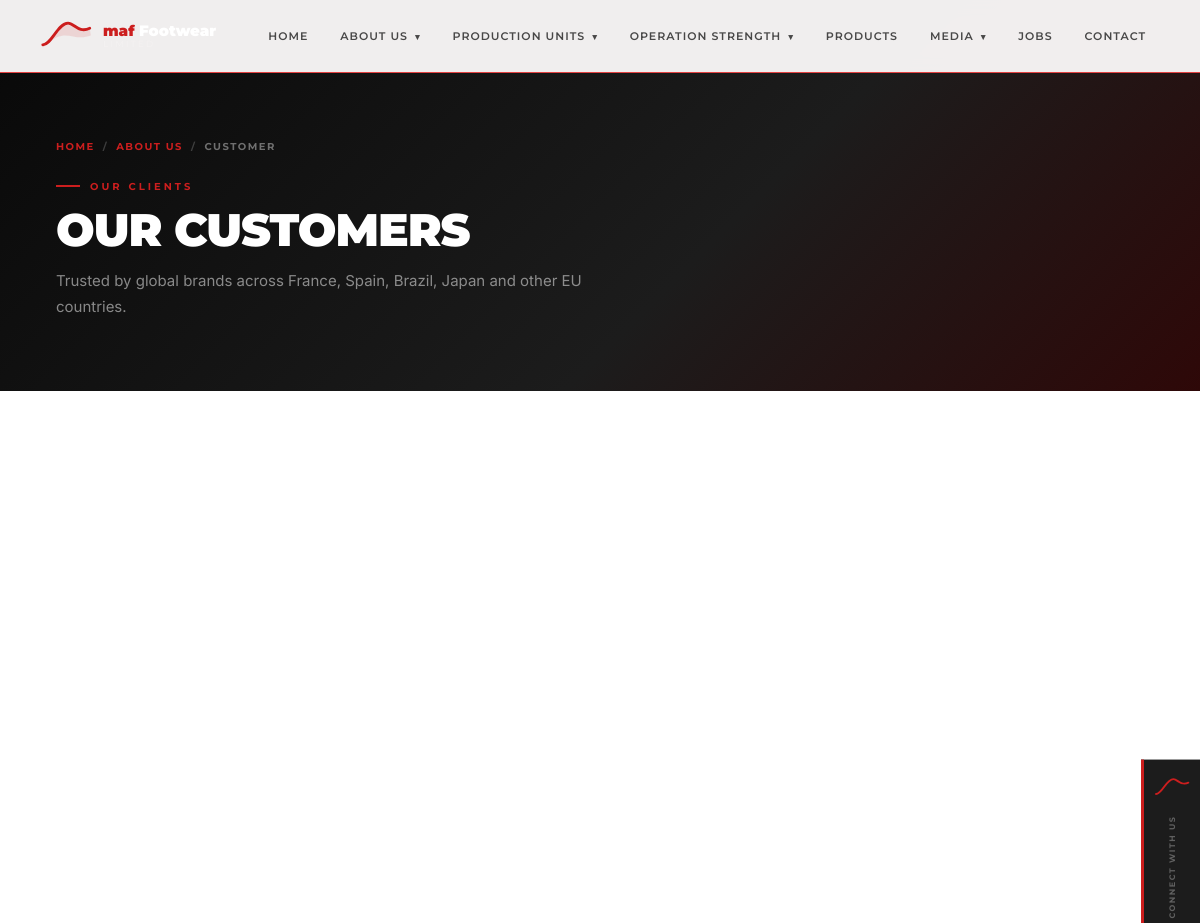
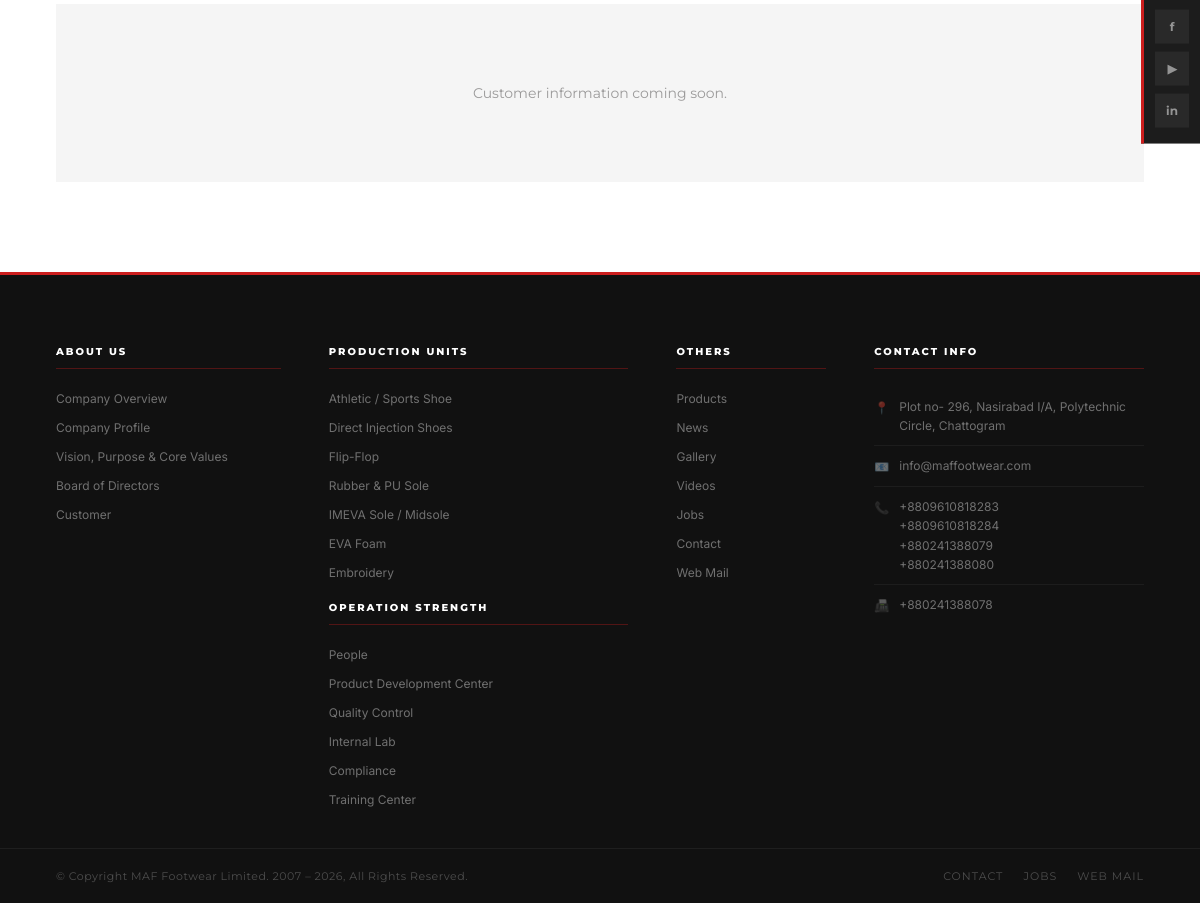
The app's page /pages/about/customers.php with its own data (2 pictures, top to bottom).
### tables this page shows
CREATE TABLE production_units (
  id INT AUTO_INCREMENT PRIMARY KEY,
  slug VARCHAR(80) NOT NULL UNIQUE,
  title VARCHAR(200) NOT NULL,
  short_description TEXT,
  content LONGTEXT,
  image VARCHAR(255),
  cover_image VARCHAR(255),
  sort_order INT DEFAULT 0,
  is_active TINYINT(1) DEFAULT 1
);

CREATE TABLE operation_strength (
  id INT AUTO_INCREMENT PRIMARY KEY,
  slug VARCHAR(80) NOT NULL UNIQUE,
  title VARCHAR(200) NOT NULL,
  short_description TEXT,
  content LONGTEXT,
  image VARCHAR(255),
  cover_image VARCHAR(255),
  sort_order INT DEFAULT 0,
  is_active TINYINT(1) DEFAULT 1
);

CREATE TABLE site_settings (
  id INT AUTO_INCREMENT PRIMARY KEY,
  setting_key VARCHAR(100) NOT NULL UNIQUE,
  setting_value TEXT,
  setting_group VARCHAR(50) DEFAULT 'general',
  updated_at TIMESTAMP DEFAULT CURRENT_TIMESTAMP ON UPDATE CURRENT_TIMESTAMP
);

### config/db.php (called while the page is built, shortened)
<?php
class DB {
    private static $pdo = null;
    public static function connect() {
        if (self::$pdo === null) {
            $dsn = 'mysql:host=' . DB_HOST
                 . ';dbname=' . DB_NAME
                 . ';charset=' . DB_CHARSET;
            try {
                self::$pdo = new PDO($dsn, DB_USER, DB_PASS, array(
                    PDO::ATTR_ERRMODE            => PDO::ERRMODE_EXCEPTION,
                    PDO::ATTR_DEFAULT_FETCH_MODE => PDO::FETCH_ASSOC,
                    PDO::ATTR_EMULATE_PREPARES   => false,
                ));
            } catch (PDOException $e) {
                http_response_code(500);
                die('
                <div style="font-family:Arial,sans-serif;max-width:600px;margin:60px auto;
                            padding:36px;border:1px solid #e0e0e0;border-top:4px solid #CC1E1E">
                  <h2 style="color:#CC1E1E;margin:0 0 16px">&#9888; Database সংযোগ ব্যর্থ</h2>
                  <p style="margin:0 0 16px;color:#444">
                    <strong>config/db.php</strong> ফাইলে DB_NAME, DB_USER, DB_PASS চেক করুন।
                  </p>
                  <div style="background:#fff3cd;padding:12px 16px;border-left:4px solid #f59e0b;
                              font-size:13px;color:#856404">
                    <strong>Error:</strong> ' . htmlspecialchars($e->getMessage()) . '
                  </div>
                  <p style="font-size:12px;color:#888;margin-top:14px">
                    phpMyAdmin &#8594; <strong>maf_shoes</strong> database আছে কিনা দেখুন &#8594;
                    না থাকলে তৈরি করুন এবং <code>config/install.sql</code> import করুন।
                  </p>
                </div>');
            }
        }
        return self::$pdo;
    }
    public static function fetchAll($sql, $params = array()) {
        $stmt = self::connect()->prepare($sql);
        $stmt->execute($params);
        return $stmt->fetchAll();
    }
    public static function fetchOne($sql, $params = array()) {
        $stmt = self::connect()->prepare($sql);
        $stmt->execute($params);
        $row = $stmt->fetch();
        return ($row !== false) ? $row : null;
    }
}

### includes/functions.php (called while the page is built, shortened)
<?php
require_once __DIR__ . '/../config/db.php';
function e(string $s): string { return htmlspecialchars($s, ENT_QUOTES, 'UTF-8'); }
function setting(string $key, string $def = ''): string {
    static $c = [];
    if (!isset($c[$key])) {
        $r = DB::fetchOne("SELECT setting_value FROM site_settings WHERE setting_key=?", [$key]);
        $c[$key] = $r ? $r['setting_value'] : $def;
    }
    return $c[$key];
}
function pageMeta(string $slug): array {
    return DB::fetchOne("SELECT * FROM page_meta WHERE page_slug=?", [$slug])
        ?? ['meta_title'=>setting('site_name'),'meta_description'=>setting('site_tagline'),'og_image'=>''];
}

### pages/about/customers.php (the view, shortened to what this page needs)
<?php
require_once __DIR__.'/../../includes/functions.php';
$customers = DB::fetchAll("SELECT * FROM customers WHERE is_active=1 ORDER BY sort_order");
require_once __DIR__.'/../../includes/header.php';
?>
<section class="page-hero">
  <div class="container page-hero-content">
    <div class="breadcrumb"><a href="<?=SITE_URL?>">Home</a><span>/</span><a href="#">About Us</a><span>/</span>Customer</div>
    <div class="eyebrow">Our Clients</div>
    <h1 class="sec-title" style="color:#fff">Our Customers</h1>
    <p class="page-hero-desc">Trusted by global brands across France, Spain, Brazil, Japan and other EU countries.</p>
  </div>
</section>
<section class="section-pad">
  <div class="container">
    <?php if(!$customers): ?>
    <div style="text-align:center;padding:80px;background:var(--gray-bg)">
      <p style="font-family:var(--font-h);font-size:14px;color:var(--gray)">Customer information coming soon.</p>
    </div>
    <?php endif; ?>
  </div>
</section>
<?php require_once __DIR__.'/../../includes/footer.php'; ?>

### includes/footer.php (shortened to what this page needs)
<?php
$sName    = setting('site_name','MAF Footwear Limited');
$sYear    = setting('established_year','2007');
$fbUrl    = setting('facebook_url');
$ytUrl    = setting('youtube_url');
$liUrl    = setting('linkedin_url');
$webmail  = setting('site_webmail');
$navProdF = DB::fetchAll("SELECT slug,title FROM production_units WHERE is_active=1 ORDER BY sort_order");
$navOpsF  = DB::fetchAll("SELECT slug,title FROM operation_strength WHERE is_active=1 ORDER BY sort_order");
?>
<footer class="site-footer">
  <div class="footer-main">
    <div class="footer-grid">
      <div class="footer-col">
        <h4 class="footer-heading">About Us</h4>
        <ul class="footer-links">
          <li><a href="<?=SITE_URL?>/pages/about/company-overview.php">Company Overview</a></li>
          <li><a href="<?=SITE_URL?>/pages/about/company-profile.php">Company Profile</a></li>
          <li><a href="<?=SITE_URL?>/pages/about/vision.php">Vision, Purpose &amp; Core Values</a></li>
          <li><a href="<?=SITE_URL?>/pages/about/board.php">Board of Directors</a></li>
          <li><a href="<?=SITE_URL?>/pages/about/customers.php">Customer</a></li>
        </ul>
      </div>
      <div class="footer-col">
        <h4 class="footer-heading">Production Units</h4>
        <ul class="footer-links">
          <?php foreach($navProdF as $p): ?>
          <li><a href="<?=SITE_URL?>/pages/production/detail.php?slug=<?=e($p['slug'])?>"><?=e($p['title'])?></a></li>
          <?php endforeach; ?>
        </ul>
        <h4 class="footer-heading" style="margin-top:20px">Operation Strength</h4>
        <ul class="footer-links">
          <?php foreach($navOpsF as $o): ?>
          <li><a href="<?=SITE_URL?>/pages/operation/detail.php?slug=<?=e($o['slug'])?>"><?=e($o['title'])?></a></li>
          <?php endforeach; ?>
        </ul>
      </div>
      <div class="footer-col">
        <h4 class="footer-heading">Others</h4>
        <ul class="footer-links">
          <li><a href="<?=SITE_URL?>/pages/products.php">Products</a></li>
          <li><a href="<?=SITE_URL?>/pages/media/news.php">News</a></li>
          <li><a href="<?=SITE_URL?>/pages/media/gallery.php">Gallery</a></li>
          <li><a href="<?=SITE_URL?>/pages/media/videos.php">Videos</a></li>
          <li><a href="<?=SITE_URL?>/pages/jobs.php">Jobs</a></li>
          <li><a href="<?=SITE_URL?>/pages/contact.php">Contact</a></li>
          <?php if($webmail): ?><li><a href="<?=e($webmail)?>" target="_blank">Web Mail</a></li><?php endif; ?>
        </ul>
      </div>
      <div class="footer-col">
        <h4 class="footer-heading">Contact Info</h4>
        <div class="footer-contact">
          <div class="fc-item"><span class="fc-icon">📍</span><span><?=e(setting('site_address'))?></span></div>
          <div class="fc-item"><span class="fc-icon">📧</span><a href="mailto:<?=e(setting('site_email'))?>"><?=e(setting('site_email'))?></a></div>
          <div class="fc-item"><span class="fc-icon">📞</span>
            <span>
              <?=e(setting('site_phone1'))?><br/>
              <?=e(setting('site_phone2'))?><br/>
              <?=e(setting('site_phone3'))?><br/>
              <?=e(setting('site_phone4'))?>
            </span>
          </div>
          <?php if(setting('site_fax')): ?>
          <div class="fc-item"><span class="fc-icon">📠</span><span><?=e(setting('site_fax'))?></span></div>
          <?php endif; ?>
        </div>
      </div>
    </div>
  </div>
  <div class="footer-bottom">
    <div class="footer-bottom-inner">
      <span class="footer-copy">© Copyright <?=e($sName)?>. <?=e($sYear)?> – <?=date('Y')?>, All Rights Reserved.</span>
      <div class="footer-bottom-links">
        <a href="<?=SITE_URL?>/pages/contact.php">Contact</a>
        <a href="<?=SITE_URL?>/pages/jobs.php">Jobs</a>
        <?php if($webmail): ?><a href="<?=e($webmail)?>" target="_blank">Web Mail</a><?php endif; ?>
      </div>
    </div>
  </div>
</footer>
<div class="social-sidebar">
  <a href="<?=SITE_URL?>/index.php" class="social-logo-link">
    <svg viewBox="0 0 100 62" fill="none" width="36" height="22">
      <path d="M5 52 C22 52, 34 10, 54 10 C66 10, 74 30, 96 20" stroke="#CC1E1E" stroke-width="5.5" stroke-linecap="round" fill="none"/>
    </svg>
  </a>
  <span class="social-label">Connect with us</span>
  <div class="social-icons">
    <?php if($fbUrl): ?><a href="<?=e($fbUrl)?>" target="_blank" rel="noopener" class="si si-fb" aria-label="Facebook">f</a><?php endif; ?>
    <?php if($ytUrl): ?><a href="<?=e($ytUrl)?>" target="_blank" rel="noopener" class="si si-yt" aria-label="YouTube">▶</a><?php endif; ?>
    <?php if($liUrl): ?><a href="<?=e($liUrl)?>" target="_blank" rel="noopener" class="si si-li" aria-label="LinkedIn">in</a><?php endif; ?>
  </div>
</div>
</body>
</html>

### public/css/style.css (style rules this page uses)
:root { --red:#CC1E1E;--red-d:#A01616;--red-l:#E83030; --dark:#1C1C1C;--dark2:#252525;--dark3:#2E2E2E; --gray:#9b9a9a;--gray-l:#ccc;--gray-bg:#F5F5F5;--white:#fff; --font-h:'Montserrat',sans-serif;--font-b:'Inter',sans-serif; --nav-h:72px;--sidebar-w:260px; }
*,*::before,*::after { box-sizing:border-box;margin:0;padding:0 }
html { scroll-behavior:smooth }
body { font-family:var(--font-b);background:var(--white);color:var(--dark);overflow-x:hidden }
a { text-decoration:none;color:inherit }
ul { list-style:none }
.container { max-width:1360px;margin:0 auto;padding:0 56px }
.section-pad { padding:90px 0 }
.eyebrow { display:inline-flex;align-items:center;gap:10px;font-family:var(--font-h);font-size:10px;font-weight:700;text-transform:uppercase;letter-spacing:3px;color:var(--red);margin-bottom:14px }
.eyebrow::before { content:'';width:24px;height:2px;background:var(--red);flex-shrink:0 }
.sec-title { font-family:var(--font-h);font-size:clamp(26px,3.8vw,50px);font-weight:900;text-transform:uppercase;letter-spacing:-1px;line-height:1;color:var(--dark) }
.breadcrumb { display:flex;align-items:center;gap:8px;font-family:var(--font-h);font-size:10px;font-weight:700;text-transform:uppercase;letter-spacing:1.5px;color:rgba(255,255,255,.4);margin-bottom:18px }
.breadcrumb a { color:var(--red) }
.breadcrumb span { color:rgba(255,255,255,.2) }
.page-hero { background:var(--dark);padding:140px 0 72px;position:relative;overflow:hidden }
.page-hero::before { content:'';position:absolute;inset:0;background:linear-gradient(135deg,#080808 0%,var(--dark) 60%,#2E0808 100%) }
.page-hero-content { position:relative;z-index:2 }
.page-hero .sec-title { color:var(--white);margin-bottom:16px }
.page-hero-desc { font-size:15px;color:rgba(255,255,255,.5);max-width:600px;line-height:1.7;margin-top:12px }
.site-footer { background:#111;border-top:3px solid var(--red) }
.footer-main { padding:70px 0 40px }
.footer-grid { max-width:1360px;margin:0 auto;padding:0 56px;display:grid;grid-template-columns:1.5fr 2fr 1fr 1.8fr;gap:48px }
.footer-heading { font-family:var(--font-h);font-size:10px;font-weight:800;text-transform:uppercase;letter-spacing:2px;color:var(--white);margin-bottom:18px;padding-bottom:10px;border-bottom:1px solid rgba(204,30,30,.35) }
.footer-links { display:flex;flex-direction:column;gap:9px }
.footer-links a { font-size:12px;color:rgba(255,255,255,.4);transition:color .2s;font-family:var(--font-b) }
.footer-contact { display:flex;flex-direction:column;gap:0 }
.fc-item { display:flex;gap:10px;align-items:flex-start;padding:10px 0;border-bottom:1px solid rgba(255,255,255,.05) }
.fc-item:last-child { border-bottom:none }
.fc-icon { color:var(--red);font-size:14px;flex-shrink:0;margin-top:1px }
.fc-item span,.fc-item a { font-size:12px;color:rgba(255,255,255,.4);line-height:1.6 }
.footer-bottom { border-top:1px solid rgba(255,255,255,.06);padding:20px 0 }
.footer-bottom-inner { max-width:1360px;margin:0 auto;padding:0 56px;display:flex;justify-content:space-between;align-items:center;flex-wrap:wrap;gap:12px }
.footer-copy { font-size:11px;color:rgba(255,255,255,.25);font-family:var(--font-h);letter-spacing:.5px }
.footer-bottom-links { display:flex;gap:20px }
.footer-bottom-links a { font-size:11px;color:rgba(255,255,255,.25);font-family:var(--font-h);text-transform:uppercase;letter-spacing:1px;transition:color .2s }
.social-sidebar { position:fixed;right:0;top:50%;transform:translateY(-50%);z-index:500;background:var(--dark);padding:16px 10px;display:flex;flex-direction:column;align-items:center;gap:10px;border-left:3px solid var(--red) }
.social-logo-link { display:block;margin-bottom:4px }
.social-label { font-family:var(--font-h);font-size:8px;font-weight:700;text-transform:uppercase;letter-spacing:1.5px;color:rgba(255,255,255,.3);writing-mode:vertical-rl;transform:rotate(180deg);margin-bottom:4px }
.social-icons { display:flex;flex-direction:column;gap:8px }
.si { width:34px;height:34px;display:flex;align-items:center;justify-content:center;background:rgba(255,255,255,.06);color:rgba(255,255,255,.5);font-size:12px;font-weight:700;transition:.2s;font-family:var(--font-h) }

### records on screen
production_units: title "Athletic / Sports Shoe"
production_units: title "Direct Injection Shoes"
production_units: title "Flip-Flop"
production_units: title "Rubber & PU Sole"
production_units: title "IMEVA Sole / Midsole"
production_units: title "EVA Foam"
production_units: title "Embroidery"
operation_strength: title "People"
operation_strength: title "Product Development Center"
operation_strength: title "Quality Control"
operation_strength: title "Internal Lab"
operation_strength: title "Compliance"
operation_strength: title "Training Center"
site_settings: setting_value "Plot no- 296, Nasirabad I/A, Polytechnic Circle, Chattogram"
site_settings: setting_value "info@maffootwear.com"
site_settings: setting_value "+8809610818283"
site_settings: setting_value "+8809610818284"
site_settings: setting_value "+880241388079"
site_settings: setting_value "+880241388080"
site_settings: setting_value "+880241388078"

### other values on screen
$sName "MAF Footwear Limited"
$sYear "2007"
